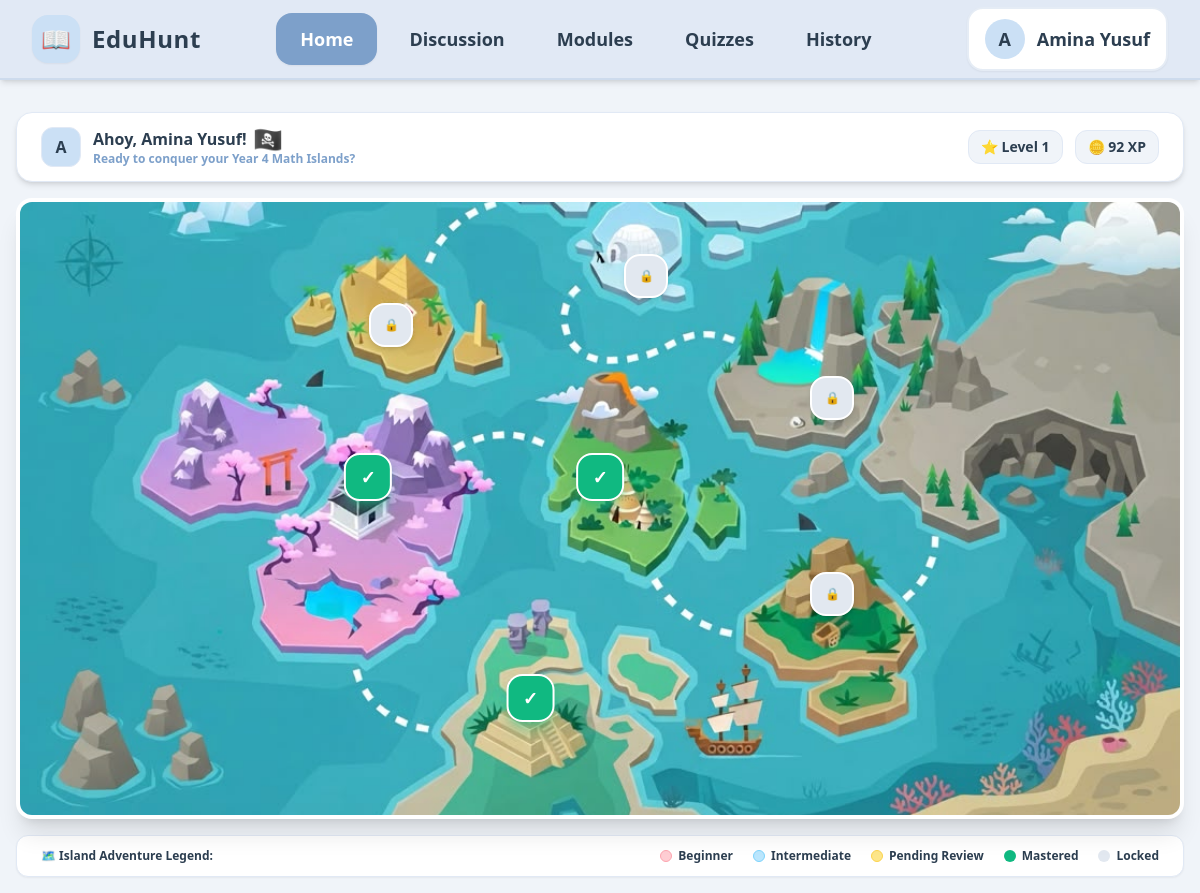
Before: /student/index.php with the older database file.
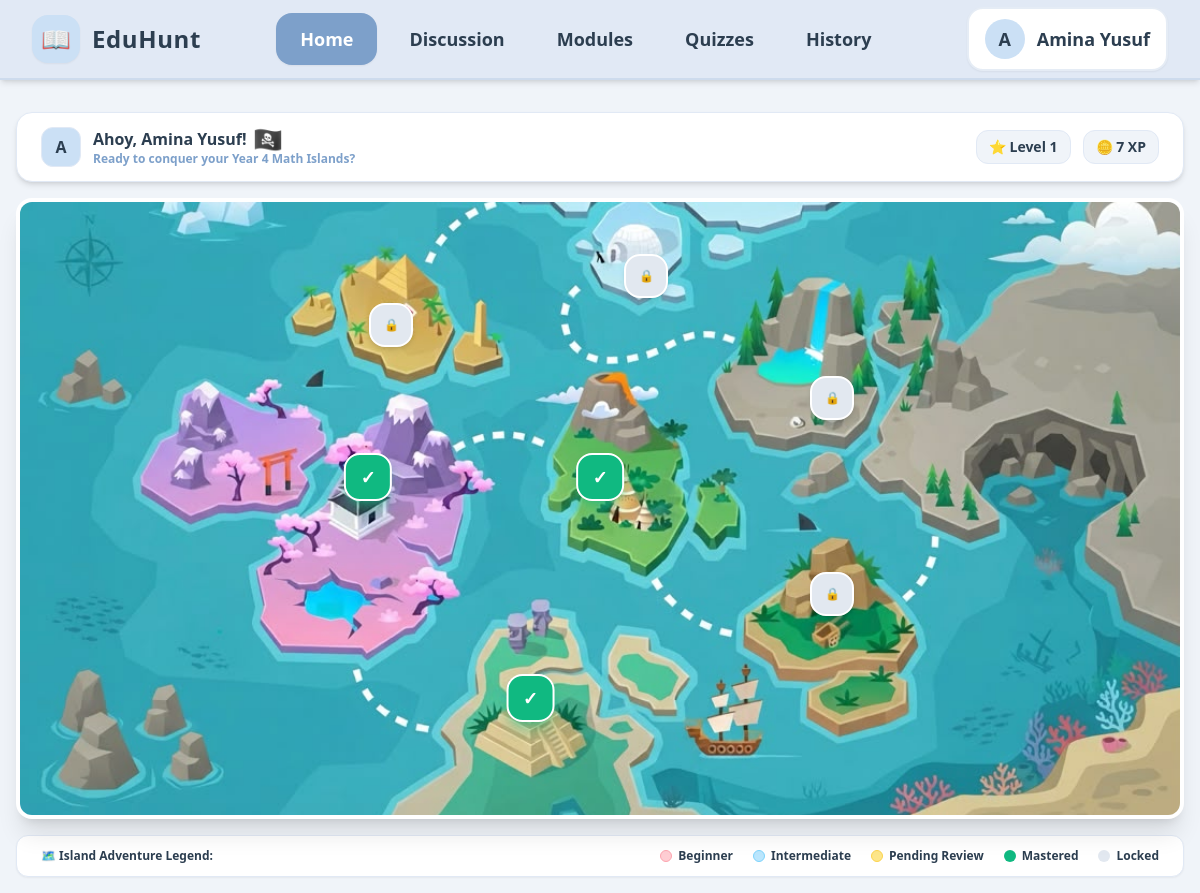
After: the same page with the newer database file.
### tables this page shows
CREATE TABLE students (
        id INTEGER PRIMARY KEY AUTOINCREMENT, 
        classroom_id INTEGER, 
        name TEXT NOT NULL, 
        status TEXT NOT NULL, 
        score INTEGER DEFAULT 0, 
        role TEXT DEFAULT 'student', 
        FOREIGN KEY(classroom_id) REFERENCES classrooms(id) ON DELETE SET NULL
    );

### student/index.php (the view, shortened to what the changed rows need)
<?php
require_once __DIR__ . '/../config/db.php';
$student_id = $_SESSION['student_id'] ?? 1;
$stmt_student = $pdo->prepare("
    SELECT s.name, s.score AS xp, c.name AS classroom_name
    FROM students s
    LEFT JOIN classrooms c ON s.classroom_id = c.id
    WHERE s.id = ?
");
$stmt_student->execute([$student_id]);
$student = $stmt_student->fetch(PDO::FETCH_ASSOC);
if (!$student) {
    $student = [
        'name' => 'Amina Yusuf',
        'xp' => 0,
        'level' => 1
    ];
} else {
    $student['level'] = max(1, (int) floor($student['xp'] / 100));
}
?>
<!DOCTYPE html>
<html lang="en">
<head>
    <script src="https://cdn.tailwindcss.com"></script>
    <link href="https://cdn.jsdelivr.net/npm/flowbite@2.5.1/dist/flowbite.min.css" rel="stylesheet" />
</head>
<body class="bg-pastel-bg text-pastel-text min-h-screen flex flex-col items-center justify-center p-4 pt-28">
    <nav class="bg-pastel-nav fixed w-full h-20 z-50 top-0 start-0 border-b-2 border-pastel-primary/20 shadow-md flex items-center">
        <div class="w-full max-w-[85rem] mx-auto px-8 flex items-center justify-between">
            <div class="flex items-center flex-shrink-0">
                <div class="flex items-center gap-3 py-2.5 px-4 bg-pastel-card border-2 border-pastel-primary/20 rounded-2xl shadow-sm">
                    <div class="w-10 h-10 rounded-full bg-pastel-badge flex items-center justify-center font-black text-pastel-text text-lg">
                        <?= strtoupper(substr($student['name'], 0, 1)) ?>
                    </div>
                    <span class="text-lg font-bold text-pastel-text hidden sm:block">
                        <?= htmlspecialchars($student['name']) ?>
                    </span>
                </div>
            </div>
        </div>
    </nav>
    <div class="w-full max-w-[85rem] flex justify-between items-center mb-4 bg-pastel-card border border-pastel-nav px-6 py-3.5 rounded-2xl shadow-md">
        <div class="flex items-center space-x-3">
            <div class="w-10 h-10 rounded-xl bg-pastel-badge border border-pastel-nav flex items-center justify-center font-black text-pastel-text text-base">
                <?= strtoupper(substr($student['name'], 0, 1)) ?>
            </div>
            <div>
                <h1 class="text-base font-black text-pastel-text flex items-center gap-1.5">
                    Ahoy, <?= htmlspecialchars($student['name']) ?>! <span class="text-2xl leading-none">🏴‍☠️</span>
                </h1>
                <p class="text-xs font-semibold text-pastel-primary">Ready to conquer your Year 4 Math Islands?</p>
            </div>
        </div>
        <div class="flex items-center space-x-3 text-sm font-bold">
            <div class="bg-pastel-bg text-pastel-text px-3 py-1.5 rounded-xl border border-pastel-nav flex items-center gap-1.5">
                ⭐ Level <?= $student['level'] ?>
            </div>
            <div class="bg-pastel-bg text-pastel-text px-3 py-1.5 rounded-xl border border-pastel-nav flex items-center gap-1.5">
                🪙 <?= $student['xp'] ?> XP
            </div>
        </div>
    </div>
</body>
</html>

Changed rows visible on the page:
changed students "Amina Yusuf": score "92" → "7"
